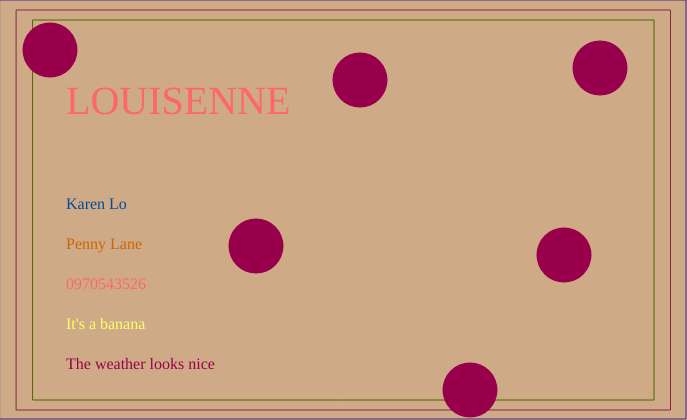
Frame 1 (no input)
Frame 60 (no input): identical to frame 1, image omitted
Frame 120 (the mouse pressed at the canvas centre since frame 60): identical to frame 1, image omitted

The p5.js sketch that drew this single still picture (run headless with seeded random() and noise() and a simulated clock; from frame 60 on, the mouse is pressed at the canvas centre):

// p5.js sketch
// ── sketch.js
// Print dimensions - good to keep ratios as variables throughout!
var cardH = 400;
var cardW = Math.round(cardH*1.636); // maintains aspect ratio throughout

// additional bleed and padding %
// use native JavaScript object Math to round - can't have decimals for pixels
var bleedPadW = Math.round(cardW*0.05);
var bleedPadH = Math.round(cardH*0.05);

// dimensions for bleed area
var bleedXmin = 0;
var bleedXmax = cardW + bleedPadW;
var bleedYmin = 0;
var bleedYmax = cardH + bleedPadH;

// dims for centered card area
var cardXmin = 0 + bleedPadW * 0.5;
var cardXmax = cardW;
var cardYmin = 0 + (bleedPadH * 0.5);
var cardYmax = cardH;

// dims for centered padding area
var padXmin = 0 + bleedPadW;
var padXmax = cardW - bleedPadW;
var padYmin = 0 + bleedPadH;
var padYmax = cardH - bleedPadH;


function setup() {
	createCanvas(cardW+bleedPadW, cardH+bleedPadH); // width and height of my canvas
	stroke("blue");
	rect(bleedXmin, bleedYmin, bleedXmax-1, bleedYmax-1); // minus one to make it visible inside canvas
	stroke("purple");
	rect(cardXmin, cardYmin, cardXmax, cardYmax); // centered
	stroke("green");
	rect(padXmin, padYmin, padXmax, padYmax); // centered
	background(153, 76, 0, 120);
	noStroke();

	// careful! see textSize is used by p5.js library, so don't name it as a var
	var fontSizeA = Math.round(cardH/10);
	fill(255, 102, 102);
	textSize(fontSizeA);
	textFont("Herculanum")
	text("LOUISENNE", padXmin+bleedPadW, padYmax*0.3)
	var fontSizeNorm = Math.round(cardH/25); // maintain aspect ratio with text too
	fill(0, 76, 153);
	textSize(fontSizeNorm);
	text("Karen Lo", padXmin+bleedPadW, padYmax*0.55);
	fill(204, 102, 0); // note color values - try to improve with cymk-style colors
	text("Penny Lane", padXmin+bleedPadW, (padYmax*0.55)+fontSizeA);
	fill(255, 102, 102); // note 4th value is alpha (transparency)
	text("0970543526", padXmin+bleedPadW, (padYmax*0.55)+(fontSizeA*2));
	fill(255, 255, 102);
	text("It's a banana", padXmin+bleedPadW, (padYmax*0.55)+(fontSizeA*3));
	fill(153, 0, 76);
	text("The weather looks nice", padXmin+bleedPadW, (padYmax*0.55)+(fontSizeA*4));

	// create graphic for CEO figure
	
	
	// create graphic not CEO figures
	ellipse(256, 246, 55, 55);
	//
	ellipse(564, 255, 55, 55);
	//
	ellipse(50, 50, 55, 55)
	//
	ellipse(470, 390, 55, 55)
	//
	ellipse(360, 80, 55, 55)
	//
	ellipse(600, 68, 55, 55)

	// more not-CEO figures - Only need to change 3 parameters
	

	// more not-CEO figures - Only need to change 3 parameters
	

	
}

function draw() {


}
